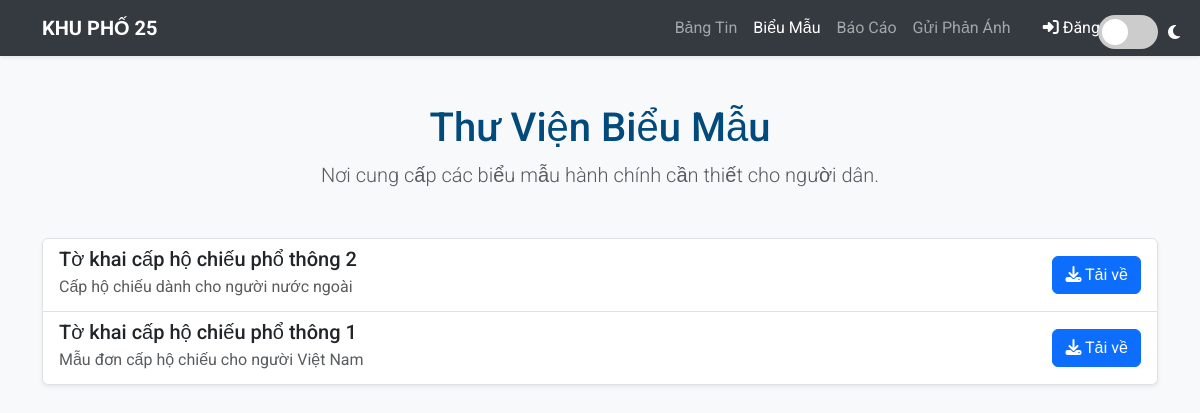
/bieu-mau/, run on the app's committed database.
### bieumau/models.py (models this page shows, shortened)
class BieuMau(models.Model):
    ten_bieu_mau = models.CharField("Tên biểu mẫu", max_length=255)
    mo_ta = models.TextField("Mô tả ngắn", blank=True, null=True)
    file_dinh_kem = models.FileField("File đính kèm", upload_to='uploads/bieumau/')
    ngay_dang = models.DateTimeField("Ngày đăng", auto_now_add=True)
    class Meta:
        verbose_name = "Biểu mẫu"
        verbose_name_plural = "Quản lý Biểu mẫu"
        ordering = ['-ngay_dang'] # Sắp xếp theo ngày đăng mới nhất

### bieumau/views.py (the view)
# urls.py: path('', views.danh_sach_bieu_mau, name='danh_sach_bieu_mau'),
def danh_sach_bieu_mau(request):
    danh_sach = BieuMau.objects.all()
    context = {
        'danh_sach_bieu_mau': danh_sach,
    }
    return render(request, 'bieumau/danh_sach.html', context)

### bieumau/templates/bieumau/danh_sach.html (shortened to what this page needs)
<!DOCTYPE html>
<html lang="vi" data-theme="light">
<head>
    <link href="https://cdn.jsdelivr.net/npm/bootstrap@5.3.3/dist/css/bootstrap.min.css" rel="stylesheet">
    <link rel="stylesheet" href="https://cdnjs.cloudflare.com/ajax/libs/font-awesome/6.5.2/css/all.min.css">
</head>
<body>
    <div class="theme-switch-wrapper">
        <label class="theme-switch" for="checkbox"><input type="checkbox" id="checkbox" /><div class="slider round"></div></label>
        <i class="fa-solid fa-moon"></i>
    </div>
    <nav class="navbar navbar-expand-lg navbar-dark shadow-sm">
    <div class="container">
        <a class="navbar-brand" href="/"><strong>KHU PHỐ 25</strong></a>
        <div class="collapse navbar-collapse" id="main-navbar">
            <ul class="navbar-nav ms-auto">
                <li class="nav-item">
                    <a class="nav-link {% if request.path == '/thong-bao/' %}active{% endif %}" href="/thong-bao/">Bảng Tin</a>
                </li>
                <li class="nav-item">
                    <a class="nav-link {% if request.path == '/bieu-mau/' %}active{% endif %}" href="/bieu-mau/">Biểu Mẫu</a>
                </li>
                <li class="nav-item">
                    <a class="nav-link {% if request.path == '/bao-cao/' %}active{% endif %}" href="/bao-cao/">Báo Cáo</a>
                </li>
                {% if user.is_authenticated %}
                    <li class="nav-item">
                        <a class="nav-link {% if '/danh-ba/' in request.path %}active{% endif %}" href="/danh-ba/">Danh Bạ</a>
                    </li>
                    <li class="nav-item dropdown">
                        <a class="nav-link dropdown-toggle" href="#" role="button" data-bs-toggle="dropdown" aria-expanded="false">
                            Chào, {{ user.username }}
                        </a>
                        <ul class="dropdown-menu dropdown-menu-dark dropdown-menu-end">
                            <li><a class="dropdown-item" href="/danh-ba/nhan-khau/">DS Nhân Khẩu</a></li>
                            <li><a class="dropdown-item" href="/admin/">Trang Quản trị</a></li>
                            <li><hr class="dropdown-divider"></li>
                            <li><a class="dropdown-item" href="{% url 'logout' %}">Đăng xuất</a></li>
                        </ul>
                    </li>
                {% else %}
                    <li class="nav-item">
                        <a class="nav-link" href="/gop-y/">Gửi Phản Ánh</a>
                    </li>
                    <li class="nav-item">
                        <a class="nav-link btn btn-primary text-white ms-2 px-3" href="{% url 'login' %}">
                            <i class="fa-solid fa-right-to-bracket"></i> Đăng Nhập
                        </a>
                    </li>
                {% endif %}
            </ul>
        </div>
    </div>
</nav>
    <main class="container my-5">
        <div class="text-center mb-5">
            <h1 style="color: var(--heading-color);">Thư Viện Biểu Mẫu</h1>
            <p class="lead text-muted">Nơi cung cấp các biểu mẫu hành chính cần thiết cho người dân.</p>
        </div>
        <div class="list-group shadow-sm">
            {% for bm in danh_sach_bieu_mau %}
                <div class="list-group-item list-group-item-action d-flex justify-content-between align-items-center">
                    <div>
                        <h5 class="mb-1">{{ bm.ten_bieu_mau }}</h5>
                        <p class="mb-1 text-muted">{{ bm.mo_ta|default_if_none:"" }}</p>
                    </div>
                    <a href="{{ bm.file_dinh_kem.url }}" class="btn btn-primary" download>
                        <i class="fa-solid fa-download"></i> Tải về
                    </a>
                </div>
            {% empty %}
                <div class="list-group-item">
                    <p class="text-center text-muted my-3">Chưa có biểu mẫu nào được đăng tải.</p>
                </div>
            {% endfor %}
        </div>
    </main>
</body>
</html>

### bieumau/templates/bieumau/danh_sach.html (style rules this page uses)
:root[data-theme='light'] { --bg-color: #f8f9fa; --card-bg: #ffffff; --text-color: #212529; --heading-color: #004a7c; --border-color: #dee2e6; --navbar-bg: #343a40; }
body, .card, .navbar { transition: background-color 0.4s ease, color 0.4s ease; }
body { font-family: 'Roboto', sans-serif; background-color: var(--bg-color); color: var(--text-color); }
.navbar { background-color: var(--navbar-bg); }
.list-group-item { background-color: var(--card-bg); color: var(--text-color); border-color: var(--border-color); }
.theme-switch-wrapper { display: flex; align-items: center; position: fixed; top: 15px; right: 20px; z-index: 1030; }
.theme-switch { display: inline-block; height: 34px; position: relative; width: 60px; }
.slider { background-color: #ccc; bottom: 0; cursor: pointer; left: 0; position: absolute; right: 0; top: 0; transition: .4s; }
.slider:before { background-color: #fff; bottom: 4px; content: ""; height: 26px; left: 4px; position: absolute; transition: .4s; width: 26px; }
.slider.round { border-radius: 34px; }
.slider.round:before { border-radius: 50%; }
.theme-switch-wrapper i { margin-left: 10px; color: #fff; }

### data on the page
BieuMau: ten_bieu_mau "Tờ khai cấp hộ chiếu phổ thông 2", mo_ta "Cấp hộ chiếu dành cho người nước ngoài"
BieuMau: ten_bieu_mau "Tờ khai cấp hộ chiếu phổ thông 1", mo_ta "Mẫu đơn cấp hộ chiếu cho người Việt Nam"
